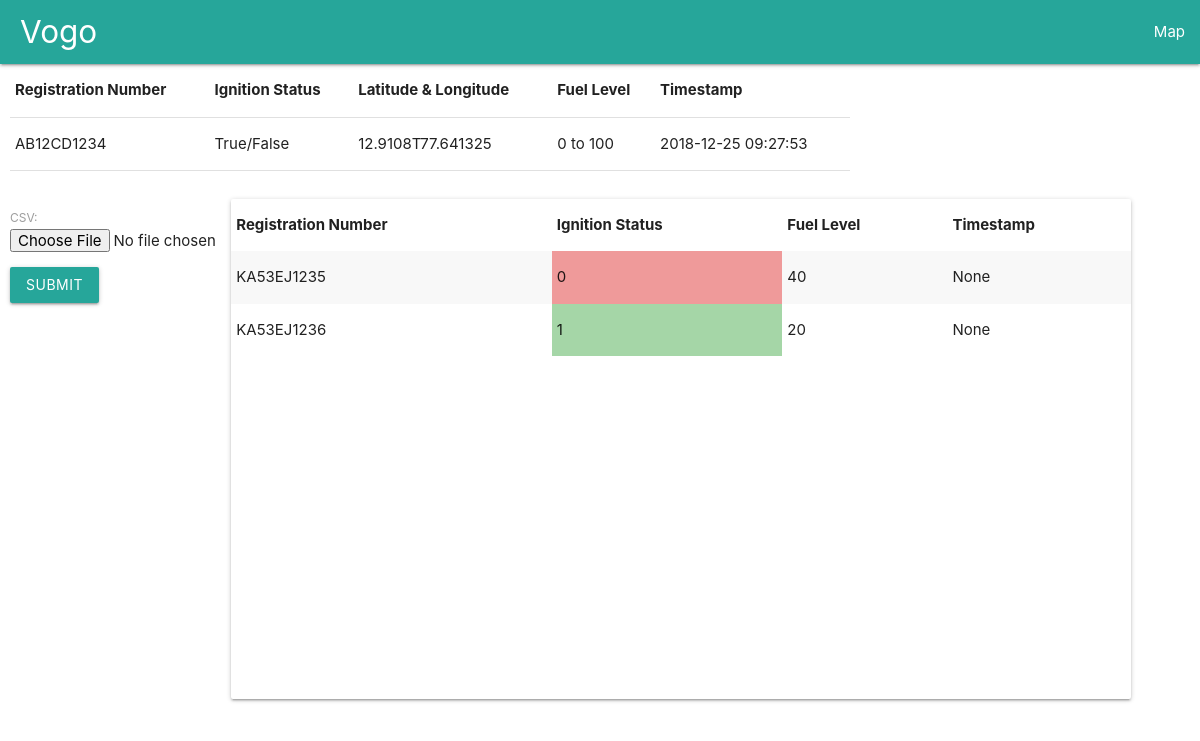
The app's page /home, older data.
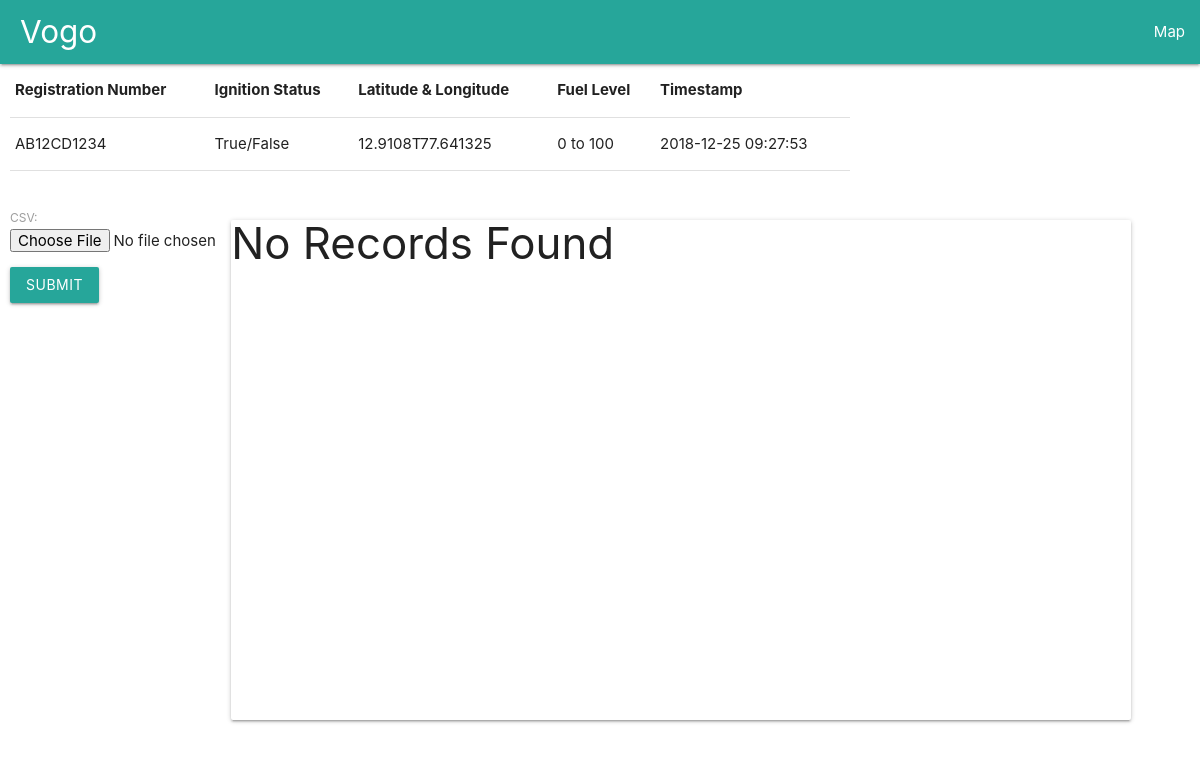
The same page, newer data.
### rl/models.py (models this page shows)
class Vehicles(models.Model):
    reg_num=models.CharField(max_length=10,blank=False)
    lat = models.CharField(max_length=10, blank=False)
    lont = models.CharField(max_length=10, blank=False)
    ign_status = models.BooleanField(max_length=8, blank=False,default=False)
    fuel_lvl = models.IntegerField( blank=False)
    tmstmp=models.CharField(max_length=20,blank=False)
    objects = models.Manager()

### rl/views.py (the view)
# urls.py: url(r'^home', views.home),
def home(request):
    if request.method == 'POST':
        form = UploadCSV(request.POST,request.FILES)
        if form.is_valid():
            if 'vcsv' in request.FILES:
                csv_file=request.FILES['vcsv']
                if csv_file.name.split(".")[1]!='csv':
                    messages.error(request,"Only CSV files allowed")
                    return HttpResponseRedirect("/home")
                file_reader =csv.reader(csv_file,delimiter='\n')
                try:
                    for fields in file_reader:
                        reg_num=str(fields[0]).upper()
                        ign_status = fields[2]
                        fuel_lvl = fields[3]
                        lat = str(fields[1]).split("T")[0]
                        lont = str(fields[1]).split("T")[1]
                        tmstmp = fields[4]
                        if validate_vehicle(reg_num)==False:
                            messages.error(request, "Invalid Vehicle Number")
                            return HttpResponseRedirect("/home")
                        db_obj = Vehicles()
                        db_obj.reg_num = reg_num
                        db_obj.fuel_lvl = fuel_lvl
                        false_list = ["FALSE","false","False","0"]
                        if ign_status in false_list:
                            db_obj.ign_status =False
                        else:
                            db_obj.ign_status =True
                        db_obj.tmstmp=tmstmp
                        db_obj.lat=lat
                        db_obj.lont=lont
                        print(db_obj)
                        db_obj.save()
                    messages.success(request, "Uploaded successfully")
                    return HttpResponseRedirect('/home')
                except Exception as e:
                    messages.error(request, e)
                    return HttpResponseRedirect('/home')
        else:
            messages.error(request, "Invalid File")
            return HttpResponse("/home")
    else:
        form = UploadCSV()
        db_obj=Vehicles.objects.all()
        return render(request, 'Home.html', {'form': form,'stp':db_obj})

### rl/forms.py
class UploadCSV(forms.Form):
	vcsv = forms.FileField(label="CSV",widget=forms.FileInput(attrs={'required': 'yes'}))

### rl/templates/Home.html (shortened to what this page needs)
{% load staticfiles %}
<!DOCTYPE html>
<head>
    <link rel="stylesheet" href="https://cdnjs.cloudflare.com/ajax/libs/materialize/1.0.0/css/materialize.min.css">
</head>
<body>
<nav>
    <div class="nav-wrapper">
        <a href="/home" class="brand-logo"> Vogo</a>
        <ul id="nav-mobile" class="right hide-on-med-and-down">
            <li><a href="/map">Map</a></li>
        </ul>
    </div>
</nav>
<div class="container" style="left:10px;;position:absolute;">
    <div class="row">
        <table class="sresponsive-table">
            <thead>
            <tr>
                <th>Registration Number</th>
                <th>Ignition Status</th>
                <th>Latitude & Longitude</th>
                <th>Fuel Level</th>
                <th>Timestamp</th>
            </tr>
            </thead>
            <tbody>
            <tr>
                <td>AB12CD1234</td>
                <td>True/False</td>
                <td>12.9108T77.641325</td>
                <td>0 to 100</td>
                <td>2018-12-25 09:27:53</td>
            </tr>
            </tbody>
        </table>
    </div>
    <div class="row">
        <div class="col s3">
            <div class="row">
                <form method="POST" enctype="multipart/form-data" action="/home" class="post-form">{% csrf_token %}
                    {{ form.as_p }}
                    <button type="submit" class="save btn btn-default">Submit</button>
                </form>
            </div>
        </div>
        <div class="col s9">
            <div class="card" style="width: 900px; height: 500px;">
                {% if stp %}
                <table class="striped responsive-table">
                    <thead>
                    <tr>
                        <th>Registration Number</th>
                        <th>Ignition Status</th>
                        <th>Fuel Level</th>
                        <th>Timestamp</th>
                    </tr>
                    </thead>
                    <tbody>
                    {% for elem in stp %}
                    <tr>
                        <td>{{elem.reg_num}}</td>
                        {% ifequal elem.ign_status '0' %}
                        <td bgcolor="#EF9A9A">{{elem.ign_status}}</td>
                        {% else %}
                        <td bgcolor="#A5D6A7">{{elem.ign_status}}</td>
                        {% endifequal %}
                        <td>{{elem.fuel_lvl}}</td>
                        <td>{{elem.tmstmp}}</td>
                    </tr>
                    {% endfor %}
                    </tbody>
                </table>
                {% else %}
                <h3>No Records Found</h3>
                {% endif %}
            </div>
        </div>
    </div>
</div>
</body>
</html>

Row changes from the older to the newer data that the page shows:
removed Vehicles: reg_num "KA53EJ1235", ign_status "0", fuel_lvl "40", tmstmp "None"
removed Vehicles: reg_num "KA53EJ1236", ign_status "1", fuel_lvl "20", tmstmp "None"
Text that changed along with them:
text no longer shown: "Registration Number Ignition Status Fuel Level Timestamp"
text now shown: "No Records Found"
